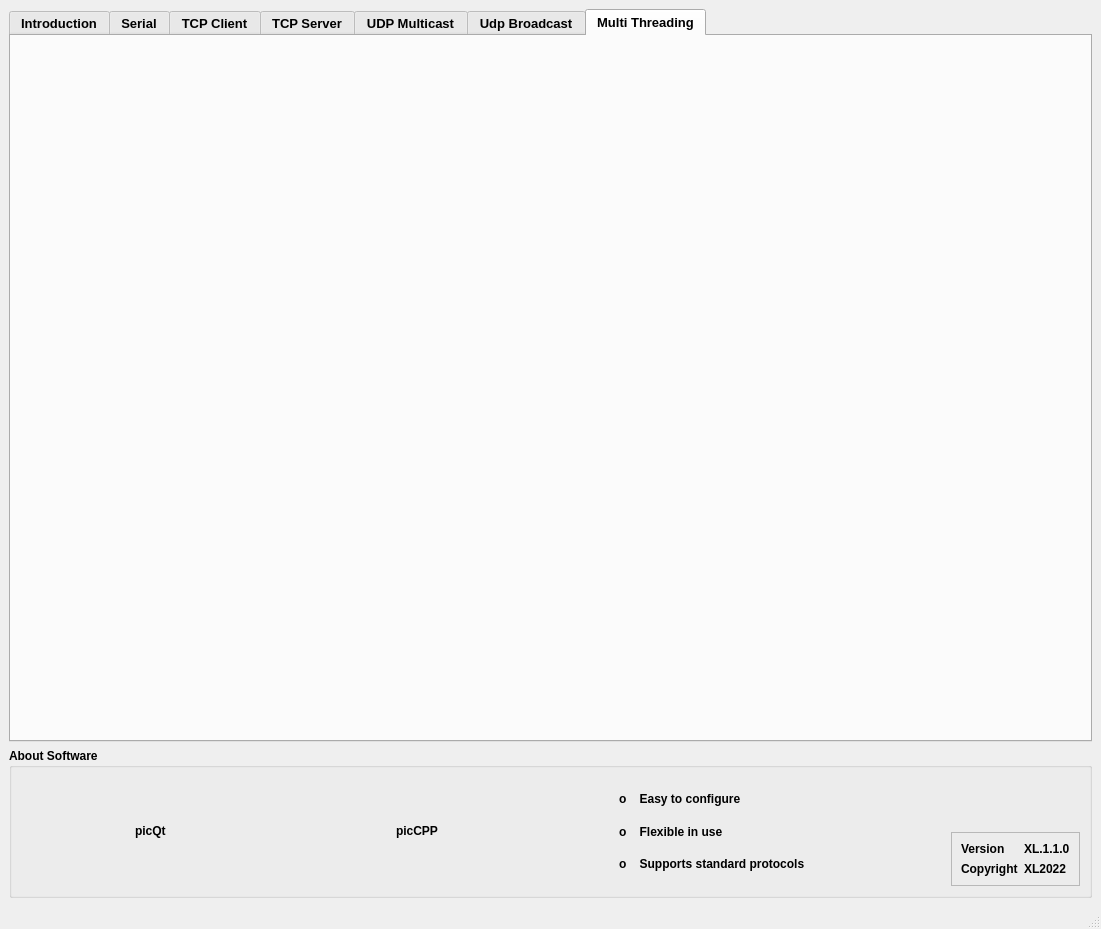
<?xml version="1.0" encoding="UTF-8"?>
<ui version="4.0">
 <class>QtApp</class>
 <widget class="QMainWindow" name="QtApp">
  <property name="geometry">
   <rect>
    <x>0</x>
    <y>0</y>
    <width>1101</width>
    <height>929</height>
   </rect>
  </property>
  <property name="windowTitle">
   <string>XL Tool</string>
  </property>
  <property name="windowIcon">
   <iconset>
    <normaloff>Pictures/ComPort.png</normaloff>Pictures/ComPort.png</iconset>
  </property>
  <property name="autoFillBackground">
   <bool>false</bool>
  </property>
  <widget class="QWidget" name="centralwidget">
   <layout class="QVBoxLayout" name="verticalLayout">
    <item>
     <widget class="QTabWidget" name="tabWidget">
      <property name="enabled">
       <bool>true</bool>
      </property>
      <property name="minimumSize">
       <size>
        <width>0</width>
        <height>0</height>
       </size>
      </property>
      <property name="maximumSize">
       <size>
        <width>16777215</width>
        <height>16777215</height>
       </size>
      </property>
      <property name="font">
       <font>
        <pointsize>10</pointsize>
        <bold>true</bold>
       </font>
      </property>
      <property name="mouseTracking">
       <bool>false</bool>
      </property>
      <property name="autoFillBackground">
       <bool>true</bool>
      </property>
      <property name="tabPosition">
       <enum>QTabWidget::North</enum>
      </property>
      <property name="tabShape">
       <enum>QTabWidget::Rounded</enum>
      </property>
      <property name="currentIndex">
       <number>6</number>
      </property>
      <property name="documentMode">
       <bool>false</bool>
      </property>
      <property name="tabsClosable">
       <bool>false</bool>
      </property>
      <property name="movable">
       <bool>false</bool>
      </property>
      <property name="tabBarAutoHide">
       <bool>false</bool>
      </property>
      <widget class="QWidget" name="Intro">
       <attribute name="title">
        <string>Introduction</string>
       </attribute>
       <layout class="QHBoxLayout" name="horizontalLayout_4">
        <item>
         <widget class="QGroupBox" name="groupBox">
          <property name="minimumSize">
           <size>
            <width>300</width>
            <height>0</height>
           </size>
          </property>
          <property name="maximumSize">
           <size>
            <width>400</width>
            <height>16777215</height>
           </size>
          </property>
          <property name="title">
           <string/>
          </property>
          <layout class="QVBoxLayout" name="verticalLayout_9">
           <item>
            <widget class="QFrame" name="frame_25">
             <property name="frameShape">
              <enum>QFrame::StyledPanel</enum>
             </property>
             <property name="frameShadow">
              <enum>QFrame::Raised</enum>
             </property>
             <layout class="QHBoxLayout" name="horizontalLayout_5">
              <item>
               <widget class="QLabel" name="picLogoVtx">
                <property name="minimumSize">
                 <size>
                  <width>200</width>
                  <height>0</height>
                 </size>
                </property>
                <property name="text">
                 <string>picLogo</string>
                </property>
                <property name="textFormat">
                 <enum>Qt::AutoText</enum>
                </property>
                <property name="scaledContents">
                 <bool>true</bool>
                </property>
                <property name="alignment">
                 <set>Qt::AlignCenter</set>
                </property>
               </widget>
              </item>
             </layout>
            </widget>
           </item>
           <item>
            <widget class="QGroupBox" name="groupBox_7">
             <property name="minimumSize">
              <size>
               <width>0</width>
               <height>300</height>
              </size>
             </property>
             <property name="title">
              <string>About me</string>
             </property>
             <layout class="QVBoxLayout" name="verticalLayout_11">
              <item alignment="Qt::AlignTop">
               <widget class="QFrame" name="frame_3">
                <property name="minimumSize">
                 <size>
                  <width>0</width>
                  <height>200</height>
                 </size>
                </property>
                <layout class="QHBoxLayout" name="horizontalLayout_7">
                 <item>
                  <widget class="QLabel" name="picAvatar">
                   <property name="minimumSize">
                    <size>
                     <width>0</width>
                     <height>100</height>
                    </size>
                   </property>
                   <property name="maximumSize">
                    <size>
                     <width>16777215</width>
                     <height>16777215</height>
                    </size>
                   </property>
                   <property name="text">
                    <string>picAvt</string>
                   </property>
                   <property name="alignment">
                    <set>Qt::AlignCenter</set>
                   </property>
                  </widget>
                 </item>
                </layout>
               </widget>
              </item>
              <item alignment="Qt::AlignHCenter|Qt::AlignVCenter">
               <widget class="QLabel" name="label_25">
                <property name="font">
                 <font>
                  <pointsize>10</pointsize>
                  <bold>true</bold>
                 </font>
                </property>
                <property name="text">
                 <string>Ong Xuân Lộc</string>
                </property>
               </widget>
              </item>
              <item alignment="Qt::AlignHCenter">
               <widget class="QLabel" name="label_24">
                <property name="font">
                 <font>
                  <pointsize>10</pointsize>
                  <bold>false</bold>
                 </font>
                </property>
                <property name="text">
                 <string>V i e t t e l      A e r o s p a c e</string>
                </property>
               </widget>
              </item>
             </layout>
            </widget>
           </item>
          </layout>
         </widget>
        </item>
        <item>
         <widget class="QGroupBox" name="groupBox_2">
          <property name="title">
           <string/>
          </property>
          <layout class="QGridLayout" name="gridLayout">
           <item row="0" column="0">
            <widget class="QFrame" name="frame_3">
             <property name="styleSheet">
              <string notr="true"/>
             </property>
             <layout class="QVBoxLayout" name="verticalLayout_5">
              <item alignment="Qt::AlignHCenter|Qt::AlignVCenter">
               <widget class="QLabel" name="picSerial">
                <property name="text">
                 <string>picSerial</string>
                </property>
                <property name="scaledContents">
                 <bool>false</bool>
                </property>
                <property name="alignment">
                 <set>Qt::AlignCenter</set>
                </property>
               </widget>
              </item>
              <item alignment="Qt::AlignHCenter|Qt::AlignVCenter">
               <widget class="QLabel" name="picSerial_5">
                <property name="text">
                 <string>SERIAL COMMUNICATION</string>
                </property>
               </widget>
              </item>
             </layout>
            </widget>
           </item>
           <item row="0" column="1">
            <widget class="QFrame" name="frame_4">
             <layout class="QVBoxLayout" name="verticalLayout_6">
              <item alignment="Qt::AlignHCenter|Qt::AlignVCenter">
               <widget class="QLabel" name="picTcp">
                <property name="text">
                 <string>picTCPClietServer</string>
                </property>
               </widget>
              </item>
              <item alignment="Qt::AlignHCenter|Qt::AlignVCenter">
               <widget class="QLabel" name="picSerial_6">
                <property name="text">
                 <string>TCP CLIENT - TCP SERVER</string>
                </property>
               </widget>
              </item>
             </layout>
            </widget>
           </item>
           <item row="1" column="1">
            <widget class="QFrame" name="frame_6">
             <layout class="QVBoxLayout" name="verticalLayout_8">
              <item alignment="Qt::AlignHCenter|Qt::AlignVCenter">
               <widget class="QLabel" name="picMultiThread">
                <property name="text">
                 <string>picMultiThread</string>
                </property>
               </widget>
              </item>
              <item alignment="Qt::AlignHCenter|Qt::AlignVCenter">
               <widget class="QLabel" name="picSerial_8">
                <property name="text">
                 <string>MULTI-THREADING</string>
                </property>
               </widget>
              </item>
             </layout>
            </widget>
           </item>
           <item row="1" column="0">
            <widget class="QFrame" name="frame_5">
             <layout class="QVBoxLayout" name="verticalLayout_7">
              <item alignment="Qt::AlignHCenter|Qt::AlignBottom">
               <widget class="QLabel" name="picUdp">
                <property name="text">
                 <string>picUdp</string>
                </property>
               </widget>
              </item>
              <item alignment="Qt::AlignHCenter|Qt::AlignVCenter">
               <widget class="QLabel" name="picSerial_7">
                <property name="text">
                 <string>UDP MULTICAST/ BROADCAST</string>
                </property>
               </widget>
              </item>
             </layout>
            </widget>
           </item>
          </layout>
         </widget>
        </item>
       </layout>
      </widget>
      <widget class="QWidget" name="tabSerial">
       <attribute name="title">
        <string>Serial</string>
       </attribute>
       <layout class="QHBoxLayout" name="horizontalLayout">
        <item>
         <widget class="QGroupBox" name="DataSentRecv">
          <property name="sizePolicy">
           <sizepolicy hsizetype="Preferred" vsizetype="Preferred">
            <horstretch>1</horstretch>
            <verstretch>0</verstretch>
           </sizepolicy>
          </property>
          <property name="title">
           <string>Data Sent / Received</string>
          </property>
          <layout class="QVBoxLayout" name="verticalLayout_2">
           <item>
            <widget class="QLabel" name="label">
             <property name="font">
              <font>
               <pointsize>10</pointsize>
               <bold>false</bold>
              </font>
             </property>
             <property name="text">
              <string>Sent Data</string>
             </property>
            </widget>
           </item>
           <item>
            <widget class="QLineEdit" name="txb_dataSending">
             <property name="minimumSize">
              <size>
               <width>0</width>
               <height>150</height>
              </size>
             </property>
             <property name="alignment">
              <set>Qt::AlignLeading|Qt::AlignLeft|Qt::AlignTop</set>
             </property>
            </widget>
           </item>
           <item alignment="Qt::AlignRight">
            <widget class="QPushButton" name="btn_send">
             <property name="minimumSize">
              <size>
               <width>0</width>
               <height>30</height>
              </size>
             </property>
             <property name="text">
              <string>Send</string>
             </property>
            </widget>
           </item>
           <item>
            <widget class="QLabel" name="label_2">
             <property name="font">
              <font>
               <pointsize>10</pointsize>
               <bold>false</bold>
              </font>
             </property>
             <property name="text">
              <string>Received Data</string>
             </property>
            </widget>
           </item>
           <item>
            <widget class="QPlainTextEdit" name="lb_data_received">
             <property name="minimumSize">
              <size>
               <width>0</width>
               <height>100</height>
              </size>
             </property>
            </widget>
           </item>
          </layout>
         </widget>
        </item>
        <item>
         <widget class="QGroupBox" name="ComSetting">
          <property name="sizePolicy">
           <sizepolicy hsizetype="Fixed" vsizetype="Preferred">
            <horstretch>0</horstretch>
            <verstretch>0</verstretch>
           </sizepolicy>
          </property>
          <property name="minimumSize">
           <size>
            <width>200</width>
            <height>0</height>
           </size>
          </property>
          <property name="title">
           <string>COM Setting</string>
          </property>
          <layout class="QFormLayout" name="formLayout">
           <item row="1" column="0">
            <widget class="QLabel" name="label_3">
             <property name="font">
              <font>
               <pointsize>10</pointsize>
               <bold>false</bold>
              </font>
             </property>
             <property name="text">
              <string>COM</string>
             </property>
            </widget>
           </item>
           <item row="1" column="1">
            <widget class="QComboBox" name="cmb_COM"/>
           </item>
           <item row="3" column="0">
            <widget class="QLabel" name="label_4">
             <property name="font">
              <font>
               <pointsize>10</pointsize>
               <bold>false</bold>
              </font>
             </property>
             <property name="text">
              <string>Baudrate</string>
             </property>
            </widget>
           </item>
           <item row="3" column="1">
            <widget class="QComboBox" name="cmb_baudrate"/>
           </item>
           <item row="5" column="0">
            <widget class="QLabel" name="label_5">
             <property name="font">
              <font>
               <pointsize>10</pointsize>
               <bold>false</bold>
              </font>
             </property>
             <property name="text">
              <string>Data Bit</string>
             </property>
            </widget>
           </item>
           <item row="5" column="1">
            <widget class="QComboBox" name="cmb_databit"/>
           </item>
           <item row="7" column="0">
            <widget class="QLabel" name="label_6">
             <property name="font">
              <font>
               <pointsize>10</pointsize>
               <bold>false</bold>
              </font>
             </property>
             <property name="text">
              <string>Parity</string>
             </property>
            </widget>
           </item>
           <item row="7" column="1">
            <widget class="QComboBox" name="cmb_parity"/>
           </item>
           <item row="9" column="0">
            <widget class="QLabel" name="label_7">
             <property name="font">
              <font>
               <pointsize>10</pointsize>
               <bold>false</bold>
              </font>
             </property>
             <property name="text">
              <string>Stop Bit</string>
             </property>
            </widget>
           </item>
           <item row="9" column="1">
            <widget class="QComboBox" name="cmb_stopbit"/>
           </item>
           <item row="2" column="0">
            <widget class="QFrame" name="frame">
             <property name="frameShape">
              <enum>QFrame::StyledPanel</enum>
             </property>
             <property name="frameShadow">
              <enum>QFrame::Raised</enum>
             </property>
            </widget>
           </item>
           <item row="4" column="0">
            <widget class="QFrame" name="frame_2">
             <property name="frameShape">
              <enum>QFrame::StyledPanel</enum>
             </property>
             <property name="frameShadow">
              <enum>QFrame::Raised</enum>
             </property>
            </widget>
           </item>
           <item row="6" column="0">
            <widget class="QFrame" name="frame_3">
             <property name="frameShape">
              <enum>QFrame::StyledPanel</enum>
             </property>
             <property name="frameShadow">
              <enum>QFrame::Raised</enum>
             </property>
            </widget>
           </item>
           <item row="8" column="0">
            <widget class="QFrame" name="frame_4">
             <property name="frameShape">
              <enum>QFrame::StyledPanel</enum>
             </property>
             <property name="frameShadow">
              <enum>QFrame::Raised</enum>
             </property>
            </widget>
           </item>
           <item row="12" column="0">
            <widget class="QFrame" name="frame_5">
             <property name="frameShape">
              <enum>QFrame::StyledPanel</enum>
             </property>
             <property name="frameShadow">
              <enum>QFrame::Raised</enum>
             </property>
            </widget>
           </item>
           <item row="11" column="0">
            <widget class="QFrame" name="frame_6">
             <property name="frameShape">
              <enum>QFrame::StyledPanel</enum>
             </property>
             <property name="frameShadow">
              <enum>QFrame::Raised</enum>
             </property>
            </widget>
           </item>
           <item row="14" column="1">
            <widget class="QPushButton" name="btnOpenClose">
             <property name="text">
              <string>Open</string>
             </property>
            </widget>
           </item>
           <item row="10" column="0">
            <widget class="QFrame" name="frame_7">
             <property name="frameShape">
              <enum>QFrame::StyledPanel</enum>
             </property>
             <property name="frameShadow">
              <enum>QFrame::Raised</enum>
             </property>
            </widget>
           </item>
           <item row="0" column="0">
            <widget class="QFrame" name="frame_8">
             <property name="frameShape">
              <enum>QFrame::StyledPanel</enum>
             </property>
             <property name="frameShadow">
              <enum>QFrame::Raised</enum>
             </property>
            </widget>
           </item>
           <item row="15" column="0" colspan="2">
            <widget class="QLabel" name="statPort">
             <property name="font">
              <font>
               <pointsize>10</pointsize>
               <italic>true</italic>
               <bold>false</bold>
              </font>
             </property>
             <property name="styleSheet">
              <string notr="true">color: rgb(0, 0, 0);</string>
             </property>
             <property name="text">
              <string>Port Status   </string>
             </property>
             <property name="scaledContents">
              <bool>false</bool>
             </property>
             <property name="alignment">
              <set>Qt::AlignRight|Qt::AlignTop|Qt::AlignTrailing</set>
             </property>
             <property name="wordWrap">
              <bool>true</bool>
             </property>
            </widget>
           </item>
          </layout>
         </widget>
        </item>
       </layout>
      </widget>
      <widget class="QWidget" name="TCPClient">
       <attribute name="title">
        <string>TCP Client</string>
       </attribute>
       <layout class="QHBoxLayout" name="horizontalLayout_2">
        <item>
         <widget class="QGroupBox" name="DataSentRecv_TCClient">
          <property name="sizePolicy">
           <sizepolicy hsizetype="Preferred" vsizetype="Preferred">
            <horstretch>1</horstretch>
            <verstretch>0</verstretch>
           </sizepolicy>
          </property>
          <property name="title">
           <string>Data Sent / Received</string>
          </property>
          <layout class="QVBoxLayout" name="verticalLayout_3">
           <item>
            <widget class="QLabel" name="label_8">
             <property name="font">
              <font>
               <pointsize>10</pointsize>
               <bold>false</bold>
              </font>
             </property>
             <property name="text">
              <string>Sent Data</string>
             </property>
            </widget>
           </item>
           <item>
            <widget class="QTextEdit" name="txbSendDataTCPClient"/>
           </item>
           <item alignment="Qt::AlignRight">
            <widget class="QPushButton" name="btnSendTCPClient">
             <property name="minimumSize">
              <size>
               <width>0</width>
               <height>30</height>
              </size>
             </property>
             <property name="text">
              <string>Send</string>
             </property>
            </widget>
           </item>
           <item>
            <widget class="QLabel" name="label_9">
             <property name="font">
              <font>
               <pointsize>10</pointsize>
               <bold>false</bold>
              </font>
             </property>
             <property name="text">
              <string>Received Data</string>
             </property>
            </widget>
           </item>
           <item>
            <widget class="QTextEdit" name="txbRecvDataTCPClient"/>
           </item>
          </layout>
         </widget>
        </item>
        <item>
         <widget class="QGroupBox" name="TCPClientSetting">
          <property name="sizePolicy">
           <sizepolicy hsizetype="Fixed" vsizetype="Preferred">
            <horstretch>0</horstretch>
            <verstretch>0</verstretch>
           </sizepolicy>
          </property>
          <property name="minimumSize">
           <size>
            <width>300</width>
            <height>0</height>
           </size>
          </property>
          <property name="title">
           <string>TCP Client Setting</string>
          </property>
          <layout class="QFormLayout" name="formLayout_2">
           <item row="0" column="0">
            <widget class="QFrame" name="frame_16">
             <property name="frameShape">
              <enum>QFrame::StyledPanel</enum>
             </property>
             <property name="frameShadow">
              <enum>QFrame::Raised</enum>
             </property>
            </widget>
           </item>
           <item row="1" column="0">
            <widget class="QLabel" name="label_10">
             <property name="font">
              <font>
               <pointsize>10</pointsize>
               <bold>false</bold>
              </font>
             </property>
             <property name="text">
              <string>Host IP</string>
             </property>
            </widget>
           </item>
           <item row="2" column="0">
            <widget class="QFrame" name="frame_9">
             <property name="frameShape">
              <enum>QFrame::StyledPanel</enum>
             </property>
             <property name="frameShadow">
              <enum>QFrame::Raised</enum>
             </property>
            </widget>
           </item>
           <item row="3" column="0">
            <widget class="QLabel" name="label_11">
             <property name="font">
              <font>
               <pointsize>10</pointsize>
               <bold>false</bold>
              </font>
             </property>
             <property name="text">
              <string>Port number</string>
             </property>
            </widget>
           </item>
           <item row="4" column="0">
            <widget class="QFrame" name="frame_10">
             <property name="frameShape">
              <enum>QFrame::StyledPanel</enum>
             </property>
             <property name="frameShadow">
              <enum>QFrame::Raised</enum>
             </property>
            </widget>
           </item>
           <item row="5" column="0">
            <widget class="QFrame" name="frame_11">
             <property name="frameShape">
              <enum>QFrame::StyledPanel</enum>
             </property>
             <property name="frameShadow">
              <enum>QFrame::Raised</enum>
             </property>
            </widget>
           </item>
           <item row="6" column="0">
            <widget class="QFrame" name="frame_12">
             <property name="frameShape">
              <enum>QFrame::StyledPanel</enum>
             </property>
             <property name="frameShadow">
              <enum>QFrame::Raised</enum>
             </property>
            </widget>
           </item>
           <item row="7" column="0">
            <widget class="QFrame" name="frame_15">
             <property name="frameShape">
              <enum>QFrame::StyledPanel</enum>
             </property>
             <property name="frameShadow">
              <enum>QFrame::Raised</enum>
             </property>
            </widget>
           </item>
           <item row="8" column="0">
            <widget class="QFrame" name="frame_14">
             <property name="frameShape">
              <enum>QFrame::StyledPanel</enum>
             </property>
             <property name="frameShadow">
              <enum>QFrame::Raised</enum>
             </property>
            </widget>
           </item>
           <item row="9" column="0">
            <widget class="QFrame" name="frame_13">
             <property name="frameShape">
              <enum>QFrame::StyledPanel</enum>
             </property>
             <property name="frameShadow">
              <enum>QFrame::Raised</enum>
             </property>
            </widget>
           </item>
           <item row="11" column="1">
            <widget class="QPushButton" name="btnConnectTCPClient">
             <property name="text">
              <string>Connect</string>
             </property>
            </widget>
           </item>
           <item row="12" column="0" colspan="2">
            <widget class="QLabel" name="statTCPClient">
             <property name="font">
              <font>
               <pointsize>10</pointsize>
               <italic>true</italic>
               <bold>false</bold>
              </font>
             </property>
             <property name="styleSheet">
              <string notr="true">color: rgb(0, 0, 0);</string>
             </property>
             <property name="text">
              <string>Port Status   </string>
             </property>
             <property name="scaledContents">
              <bool>false</bool>
             </property>
             <property name="alignment">
              <set>Qt::AlignRight|Qt::AlignTop|Qt::AlignTrailing</set>
             </property>
             <property name="wordWrap">
              <bool>true</bool>
             </property>
            </widget>
           </item>
           <item row="1" column="1">
            <widget class="QLineEdit" name="txbIPClient"/>
           </item>
           <item row="3" column="1">
            <widget class="QLineEdit" name="txbPortClient"/>
           </item>
          </layout>
         </widget>
        </item>
       </layout>
      </widget>
      <widget class="QWidget" name="TCPServer">
       <attribute name="title">
        <string>TCP Server</string>
       </attribute>
       <layout class="QHBoxLayout" name="horizontalLayout_3">
        <item>
         <widget class="QGroupBox" name="DataSentRecv_TCPServer">
          <property name="sizePolicy">
           <sizepolicy hsizetype="Preferred" vsizetype="Preferred">
            <horstretch>1</horstretch>
            <verstretch>0</verstretch>
           </sizepolicy>
          </property>
          <property name="title">
           <string>Data Sent / Received</string>
          </property>
          <layout class="QVBoxLayout" name="verticalLayout_4">
           <item>
            <widget class="QLabel" name="label_12">
             <property name="font">
              <font>
               <pointsize>10</pointsize>
               <bold>false</bold>
              </font>
             </property>
             <property name="text">
              <string>Sent Data</string>
             </property>
            </widget>
           </item>
           <item>
            <widget class="QTextEdit" name="txbSendDataTCPServer"/>
           </item>
           <item alignment="Qt::AlignRight">
            <widget class="QPushButton" name="btnSendTCPServer">
             <property name="minimumSize">
              <size>
               <width>0</width>
               <height>30</height>
              </size>
             </property>
             <property name="text">
              <string>Send</string>
             </property>
            </widget>
           </item>
           <item>
            <widget class="QLabel" name="label_13">
             <property name="font">
              <font>
               <pointsize>10</pointsize>
               <bold>false</bold>
              </font>
             </property>
             <property name="text">
              <string>Received Data</string>
             </property>
            </widget>
           </item>
           <item>
            <widget class="QTextEdit" name="txbRecvDataTCPServer"/>
           </item>
          </layout>
         </widget>
        </item>
        <item>
         <widget class="QGroupBox" name="TCPClientSetting_2">
          <property name="sizePolicy">
           <sizepolicy hsizetype="Fixed" vsizetype="Preferred">
            <horstretch>0</horstretch>
            <verstretch>0</verstretch>
           </sizepolicy>
          </property>
          <property name="minimumSize">
           <size>
            <width>300</width>
            <height>0</height>
           </size>
          </property>
          <property name="title">
           <string>TCP Server Setting</string>
          </property>
          <layout class="QFormLayout" name="formLayout_3">
           <item row="0" column="0">
            <widget class="QFrame" name="frame_17">
             <property name="frameShape">
              <enum>QFrame::StyledPanel</enum>
             </property>
             <property name="frameShadow">
              <enum>QFrame::Raised</enum>
             </property>
            </widget>
           </item>
           <item row="1" column="0">
            <widget class="QLabel" name="label_14">
             <property name="font">
              <font>
               <pointsize>10</pointsize>
               <bold>false</bold>
              </font>
             </property>
             <property name="text">
              <string>IP Server</string>
             </property>
            </widget>
           </item>
           <item row="2" column="0">
            <widget class="QFrame" name="frame_18">
             <property name="frameShape">
              <enum>QFrame::StyledPanel</enum>
             </property>
             <property name="frameShadow">
              <enum>QFrame::Raised</enum>
             </property>
            </widget>
           </item>
           <item row="3" column="0">
            <widget class="QLabel" name="label_15">
             <property name="font">
              <font>
               <pointsize>10</pointsize>
               <bold>false</bold>
              </font>
             </property>
             <property name="text">
              <string>Port number</string>
             </property>
            </widget>
           </item>
           <item row="4" column="0">
            <widget class="QFrame" name="frame_19">
             <property name="frameShape">
              <enum>QFrame::StyledPanel</enum>
             </property>
             <property name="frameShadow">
              <enum>QFrame::Raised</enum>
             </property>
            </widget>
           </item>
           <item row="5" column="0">
            <widget class="QFrame" name="frame_20">
             <property name="frameShape">
              <enum>QFrame::StyledPanel</enum>
             </property>
             <property name="frameShadow">
              <enum>QFrame::Raised</enum>
             </property>
            </widget>
           </item>
           <item row="6" column="0">
            <widget class="QFrame" name="frame_21">
             <property name="frameShape">
              <enum>QFrame::StyledPanel</enum>
             </property>
             <property name="frameShadow">
              <enum>QFrame::Raised</enum>
             </property>
            </widget>
           </item>
           <item row="7" column="0">
            <widget class="QFrame" name="frame_22">
             <property name="frameShape">
              <enum>QFrame::StyledPanel</enum>
             </property>
             <property name="frameShadow">
              <enum>QFrame::Raised</enum>
             </property>
            </widget>
           </item>
           <item row="8" column="0">
            <widget class="QFrame" name="frame_23">
             <property name="frameShape">
              <enum>QFrame::StyledPanel</enum>
             </property>
             <property name="frameShadow">
              <enum>QFrame::Raised</enum>
             </property>
            </widget>
           </item>
           <item row="9" column="0">
            <widget class="QFrame" name="frame_24">
             <property name="frameShape">
              <enum>QFrame::StyledPanel</enum>
             </property>
             <property name="frameShadow">
              <enum>QFrame::Raised</enum>
             </property>
            </widget>
           </item>
           <item row="11" column="1">
            <widget class="QPushButton" name="btnListenTCPServer">
             <property name="text">
              <string>Listen</string>
             </property>
            </widget>
           </item>
           <item row="12" column="0" colspan="2">
            <widget class="QLabel" name="statTCPServer">
             <property name="font">
              <font>
               <pointsize>10</pointsize>
               <italic>true</italic>
               <bold>false</bold>
              </font>
             </property>
             <property name="styleSheet">
              <string notr="true">color: rgb(0, 0, 0);</string>
             </property>
             <property name="text">
              <string>Port Status   </string>
             </property>
             <property name="scaledContents">
              <bool>false</bool>
             </property>
             <property name="alignment">
              <set>Qt::AlignRight|Qt::AlignTop|Qt::AlignTrailing</set>
             </property>
             <property name="wordWrap">
              <bool>true</bool>
             </property>
            </widget>
           </item>
           <item row="1" column="1">
            <widget class="QLineEdit" name="txbIPServer"/>
           </item>
           <item row="3" column="1">
            <widget class="QLineEdit" name="txbPortServer"/>
           </item>
          </layout>
         </widget>
        </item>
       </layout>
      </widget>
      <widget class="QWidget" name="tab">
       <attribute name="title">
        <string>UDP Multicast</string>
       </attribute>
      </widget>
      <widget class="QWidget" name="tab_2">
       <attribute name="title">
        <string>Udp Broadcast</string>
       </attribute>
      </widget>
      <widget class="QWidget" name="tab_3">
       <attribute name="title">
        <string>Multi Threading</string>
       </attribute>
      </widget>
     </widget>
    </item>
    <item>
     <widget class="QGroupBox" name="AboutSoftware">
      <property name="minimumSize">
       <size>
        <width>0</width>
        <height>150</height>
       </size>
      </property>
      <property name="font">
       <font>
        <pointsize>9</pointsize>
        <bold>true</bold>
       </font>
      </property>
      <property name="title">
       <string>About Software</string>
      </property>
      <layout class="QHBoxLayout" name="horizontalLayout_6">
       <item alignment="Qt::AlignHCenter|Qt::AlignVCenter">
        <widget class="QLabel" name="picQt">
         <property name="maximumSize">
          <size>
           <width>150</width>
           <height>16777215</height>
          </size>
         </property>
         <property name="text">
          <string>picQt</string>
         </property>
        </widget>
       </item>
       <item alignment="Qt::AlignHCenter|Qt::AlignVCenter">
        <widget class="QLabel" name="picCpp">
         <property name="maximumSize">
          <size>
           <width>150</width>
           <height>16777215</height>
          </size>
         </property>
         <property name="text">
          <string>picCPP</string>
         </property>
        </widget>
       </item>
       <item alignment="Qt::AlignRight">
        <widget class="QFrame" name="frame_3">
         <layout class="QVBoxLayout" name="verticalLayout_10">
          <item>
           <widget class="QLabel" name="label_20">
            <property name="text">
             <string>o    Easy to configure</string>
            </property>
           </widget>
          </item>
          <item>
           <widget class="QLabel" name="label_21">
            <property name="text">
             <string>o    Flexible in use</string>
            </property>
           </widget>
          </item>
          <item>
           <widget class="QLabel" name="label_22">
            <property name="text">
             <string>o    Supports standard protocols</string>
            </property>
           </widget>
          </item>
         </layout>
        </widget>
       </item>
       <item alignment="Qt::AlignRight|Qt::AlignBottom">
        <widget class="QFrame" name="frame_26">
         <property name="frameShape">
          <enum>QFrame::StyledPanel</enum>
         </property>
         <property name="frameShadow">
          <enum>QFrame::Raised</enum>
         </property>
         <layout class="QFormLayout" name="formLayout_4">
          <item row="0" column="0">
           <widget class="QLabel" name="label_16">
            <property name="text">
             <string>Version</string>
            </property>
           </widget>
          </item>
          <item row="0" column="1">
           <widget class="QLabel" name="label_18">
            <property name="text">
             <string>XL.1.1.0</string>
            </property>
           </widget>
          </item>
          <item row="1" column="0">
           <widget class="QLabel" name="label_17">
            <property name="text">
             <string>Copyright</string>
            </property>
           </widget>
          </item>
          <item row="1" column="1">
           <widget class="QLabel" name="label_19">
            <property name="text">
             <string>XL2022</string>
            </property>
           </widget>
          </item>
         </layout>
        </widget>
       </item>
      </layout>
     </widget>
    </item>
   </layout>
  </widget>
  <widget class="QStatusBar" name="statusbar"/>
 </widget>
 <resources/>
 <connections/>
</ui>
